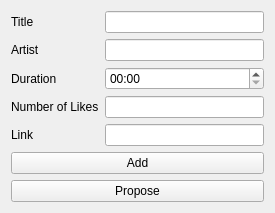
<?xml version="1.0" encoding="UTF-8"?>
<ui version="4.0">
 <class>SongAdderClass</class>
 <widget class="QWidget" name="SongAdderClass">
  <property name="geometry">
   <rect>
    <x>0</x>
    <y>0</y>
    <width>275</width>
    <height>209</height>
   </rect>
  </property>
  <property name="windowTitle">
   <string>SongAdder</string>
  </property>
  <layout class="QVBoxLayout" name="verticalLayout">
   <item>
    <layout class="QFormLayout" name="formLayout">
     <item row="0" column="0">
      <widget class="QLabel" name="label">
       <property name="text">
        <string>Title</string>
       </property>
      </widget>
     </item>
     <item row="0" column="1">
      <widget class="QLineEdit" name="titleEdit"/>
     </item>
     <item row="1" column="0">
      <widget class="QLabel" name="label_2">
       <property name="text">
        <string>Artist</string>
       </property>
      </widget>
     </item>
     <item row="1" column="1">
      <widget class="QLineEdit" name="artistEdit"/>
     </item>
     <item row="2" column="0">
      <widget class="QLabel" name="label_3">
       <property name="text">
        <string>Duration</string>
       </property>
      </widget>
     </item>
     <item row="2" column="1">
      <widget class="QTimeEdit" name="durationEdit">
       <property name="displayFormat">
        <string>mm:ss</string>
       </property>
      </widget>
     </item>
     <item row="3" column="0">
      <widget class="QLabel" name="label_4">
       <property name="text">
        <string>Number of Likes</string>
       </property>
      </widget>
     </item>
     <item row="3" column="1">
      <widget class="QLineEdit" name="likesEdit"/>
     </item>
     <item row="4" column="0">
      <widget class="QLabel" name="label_5">
       <property name="text">
        <string>Link</string>
       </property>
      </widget>
     </item>
     <item row="4" column="1">
      <widget class="QLineEdit" name="linkEdit"/>
     </item>
    </layout>
   </item>
   <item>
    <widget class="QPushButton" name="addButton">
     <property name="text">
      <string>Add</string>
     </property>
    </widget>
   </item>
   <item>
    <widget class="QPushButton" name="proposeButton">
     <property name="text">
      <string>Propose</string>
     </property>
    </widget>
   </item>
  </layout>
 </widget>
 <layoutdefault spacing="6" margin="11"/>
 <resources/>
 <connections/>
</ui>
